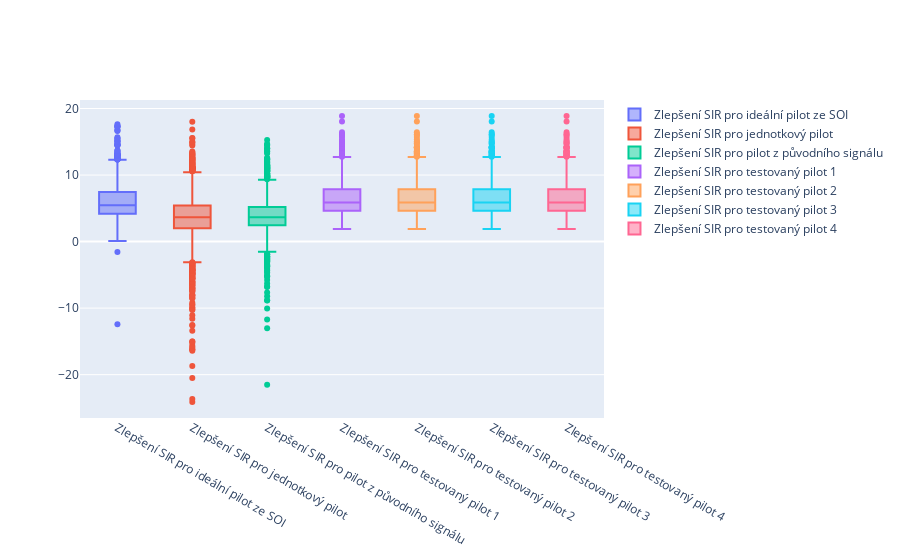

The notebook cell this image was saved under:
### Code cell
fig_box = go.Figure()

fig_box.add_trace(go.Box(
    y=df["imp_SIR_SOI_pilot"][:number_of_samples],
    name="Zlepšení SIR pro ideální pilot ze SOI"
))

fig_box.add_trace(go.Box(
    y=df["imp_SIR_ones_pilot"][:number_of_samples],
    name="Zlepšení SIR pro jednotkový pilot"
))

fig_box.add_trace(go.Box(
    y=df["imp_SIR_X_pilot"][:number_of_samples],
    name="Zlepšení SIR pro pilot z původního signálu"
))

fig_box.add_trace(go.Box(
    y=SIR_df["SIR_pilot1"][:number_of_samples] - df["SIR_original"][:number_of_samples],
    name="Zlepšení SIR pro testovaný pilot 1"
))

fig_box.add_trace(go.Box(
    y=SIR_df["SIR_pilot2"][:number_of_samples] - df["SIR_original"][:number_of_samples],
    name="Zlepšení SIR pro testovaný pilot 2"
))

fig_box.add_trace(go.Box(
    y=SIR_df["SIR_pilot3"][:number_of_samples] - df["SIR_original"][:number_of_samples],
    name="Zlepšení SIR pro testovaný pilot 3"
))

fig_box.add_trace(go.Box(
    y=SIR_df["SIR_pilot4"][:number_of_samples] - df["SIR_original"][:number_of_samples],
    name="Zlepšení SIR pro testovaný pilot 4"
))


fig_box.show()

### Figure 1 — Plotly figure (JSON) as saved in the notebook; plotly's stock layout.template omitted (floating-point values rounded to 4 significant figures; data arrays with more than 128 entries replaced by an {"elided": "..."} marker saying what was removed)
{"data": [{"name": "Zlepšení SIR pro ideální pilot ze SOI", "type": "box", "y": {"elided": "2000 float values"}}, {"name": "Zlepšení SIR pro jednotkový pilot", "type": "box", "y": {"elided": "2000 float values"}}, {"name": "Zlepšení SIR pro pilot z původního signálu", "type": "box", "y": {"elided": "2000 float values"}}, {"name": "Zlepšení SIR pro testovaný pilot 1", "type": "box", "y": {"elided": "2000 float values"}}, {"name": "Zlepšení SIR pro testovaný pilot 2", "type": "box", "y": {"elided": "2000 float values"}}, {"name": "Zlepšení SIR pro testovaný pilot 3", "type": "box", "y": {"elided": "2000 float values"}}, {"name": "Zlepšení SIR pro testovaný pilot 4", "type": "box", "y": {"elided": "2000 float values"}}], "layout": {}}
